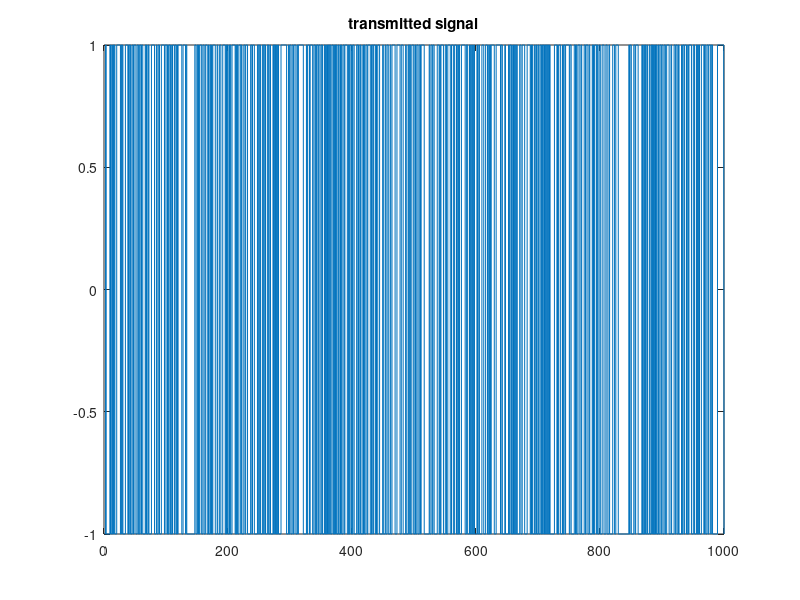
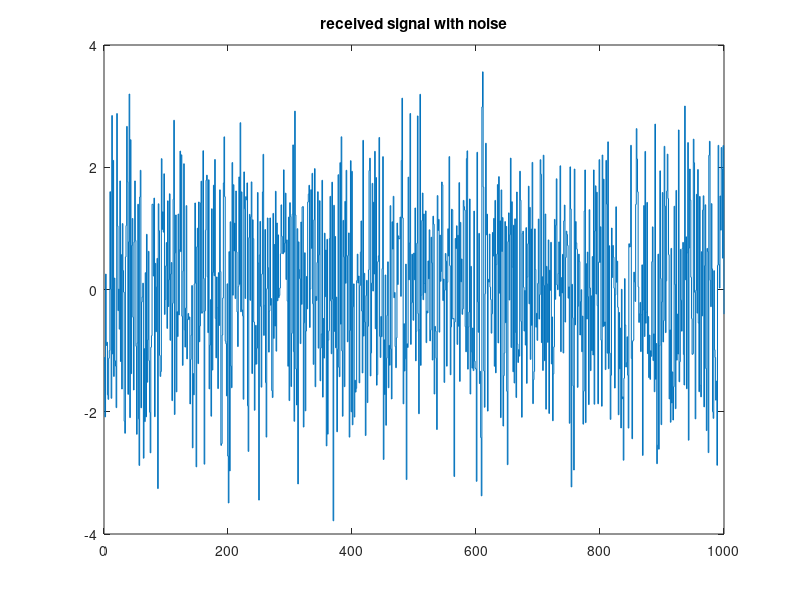
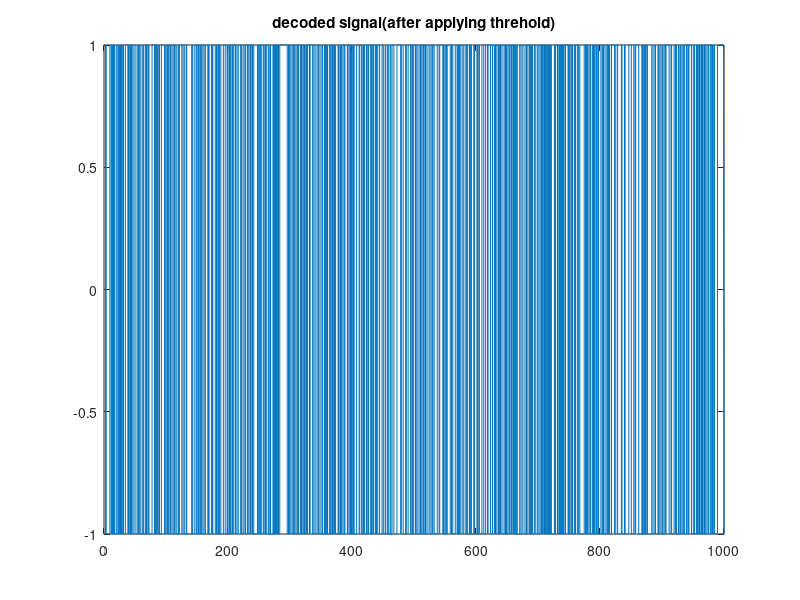

MATLAB code to generate these figures, in order:
num= 999
b=[]
A=1
for v = 0:+1:num
   a= fix(rand*2)*A
   if a==0
       a=-1*A
   end
   b=[b,a]
   
end
%x=0:1:1000;
%figure('name','signal')
%plot(x,b)


tsig = b; % vector
dom = [1:length(b)];    % domain

width = 1
for i = length(tsig)-1:-1:2
   tsig = [tsig(1:i-1),tsig(i),tsig(i),tsig(i+1:end)]
   dom = [dom(1:i-1),dom(i)-width/2,dom(i)+width/2,dom(i+1:end)]
end
figure
plot(dom,tsig)
title('transmitted signal')


w=[]
for i=0:1:num
    r = normrnd(0,1)
    w=[w,r]
end


csig= b+w
rsig= b+w

width = 1
for i = length(csig)-1:-1:2
   csig = [csig(1:i-1),csig(i),csig(i),csig(i+1:end)]
   end
figure
plot(dom,csig)
title('received signal with noise')



k=[]
for elm= rsig
    if (elm>=0)
        k=[k,1]
    else
        k=[k,-1]
    end
end

dsig = k ; % vector


width = 1

for i = length(dsig)-1:-1:2
   dsig = [dsig(1:i-1),dsig(i),dsig(i),dsig(i+1:end)]
   end
figure
plot(dom,dsig)
title('decoded signal(after applying threhold)')

%{
save('save_b.mat','b')
save('save_c_sig.mat','c_sig')
save('save_csig.mat','csig')
save('save_dom.mat','dom')
save('save_dsig.mat','dsig')
save('save_k.mat','k')
save('save_rsig.mat','rsig')
save('save_tsig.mat','tsig')
save('save_w.mat','w')
%}
%{
example = matfile('saveA.mat');
C = example.A;
%}